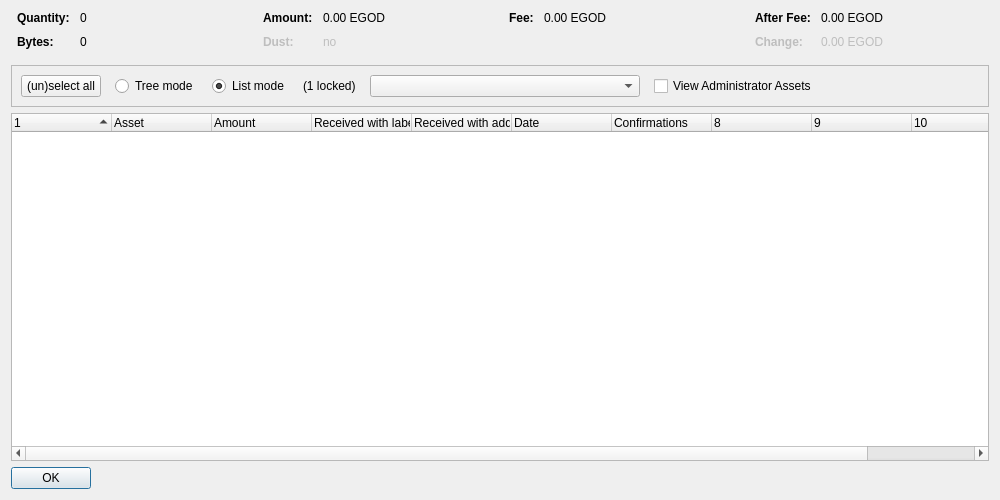
<?xml version="1.0" encoding="UTF-8"?>
<ui version="4.0">
 <class>AssetControlDialog</class>
 <widget class="QDialog" name="AssetControlDialog">
  <property name="geometry">
   <rect>
    <x>0</x>
    <y>0</y>
    <width>1000</width>
    <height>500</height>
   </rect>
  </property>
  <property name="windowTitle">
   <string>Asset Selection</string>
  </property>
  <layout class="QVBoxLayout" name="verticalLayout">
   <item>
    <layout class="QHBoxLayout" name="horizontalLayoutTop" stretch="0,0,0,0">
     <property name="topMargin">
      <number>0</number>
     </property>
     <property name="bottomMargin">
      <number>10</number>
     </property>
     <item>
      <layout class="QFormLayout" name="formLayoutAssetControl1">
       <property name="horizontalSpacing">
        <number>10</number>
       </property>
       <property name="verticalSpacing">
        <number>10</number>
       </property>
       <property name="leftMargin">
        <number>6</number>
       </property>
       <property name="rightMargin">
        <number>6</number>
       </property>
       <item row="0" column="0">
        <widget class="QLabel" name="labelAssetControlQuantityText">
         <property name="font">
          <font>
           <weight>75</weight>
           <bold>true</bold>
          </font>
         </property>
         <property name="text">
          <string>Quantity:</string>
         </property>
        </widget>
       </item>
       <item row="0" column="1">
        <widget class="QLabel" name="labelAssetControlQuantity">
         <property name="cursor">
          <cursorShape>IBeamCursor</cursorShape>
         </property>
         <property name="contextMenuPolicy">
          <enum>Qt::ActionsContextMenu</enum>
         </property>
         <property name="text">
          <string notr="true">0</string>
         </property>
         <property name="textInteractionFlags">
          <set>Qt::LinksAccessibleByMouse|Qt::TextSelectableByKeyboard|Qt::TextSelectableByMouse</set>
         </property>
        </widget>
       </item>
       <item row="1" column="0">
        <widget class="QLabel" name="labelAssetControlBytesText">
         <property name="font">
          <font>
           <weight>75</weight>
           <bold>true</bold>
          </font>
         </property>
         <property name="text">
          <string>Bytes:</string>
         </property>
        </widget>
       </item>
       <item row="1" column="1">
        <widget class="QLabel" name="labelAssetControlBytes">
         <property name="cursor">
          <cursorShape>IBeamCursor</cursorShape>
         </property>
         <property name="contextMenuPolicy">
          <enum>Qt::ActionsContextMenu</enum>
         </property>
         <property name="text">
          <string notr="true">0</string>
         </property>
         <property name="textInteractionFlags">
          <set>Qt::LinksAccessibleByMouse|Qt::TextSelectableByKeyboard|Qt::TextSelectableByMouse</set>
         </property>
        </widget>
       </item>
      </layout>
     </item>
     <item>
      <layout class="QFormLayout" name="formLayoutAssetControl2">
       <property name="horizontalSpacing">
        <number>10</number>
       </property>
       <property name="verticalSpacing">
        <number>10</number>
       </property>
       <property name="leftMargin">
        <number>6</number>
       </property>
       <property name="rightMargin">
        <number>6</number>
       </property>
       <item row="0" column="0">
        <widget class="QLabel" name="labelAssetControlAmountText">
         <property name="font">
          <font>
           <weight>75</weight>
           <bold>true</bold>
          </font>
         </property>
         <property name="text">
          <string>Amount:</string>
         </property>
        </widget>
       </item>
       <item row="0" column="1">
        <widget class="QLabel" name="labelAssetControlAmount">
         <property name="cursor">
          <cursorShape>IBeamCursor</cursorShape>
         </property>
         <property name="contextMenuPolicy">
          <enum>Qt::ActionsContextMenu</enum>
         </property>
         <property name="text">
          <string notr="true">0.00 EGOD</string>
         </property>
         <property name="textInteractionFlags">
          <set>Qt::LinksAccessibleByMouse|Qt::TextSelectableByKeyboard|Qt::TextSelectableByMouse</set>
         </property>
        </widget>
       </item>
       <item row="1" column="0">
        <widget class="QLabel" name="labelAssetControlLowOutputText">
         <property name="enabled">
          <bool>false</bool>
         </property>
         <property name="font">
          <font>
           <weight>75</weight>
           <bold>true</bold>
          </font>
         </property>
         <property name="text">
          <string>Dust:</string>
         </property>
        </widget>
       </item>
       <item row="1" column="1">
        <widget class="QLabel" name="labelAssetControlLowOutput">
         <property name="enabled">
          <bool>false</bool>
         </property>
         <property name="cursor">
          <cursorShape>IBeamCursor</cursorShape>
         </property>
         <property name="contextMenuPolicy">
          <enum>Qt::ActionsContextMenu</enum>
         </property>
         <property name="text">
          <string notr="true">no</string>
         </property>
         <property name="textInteractionFlags">
          <set>Qt::LinksAccessibleByMouse|Qt::TextSelectableByKeyboard|Qt::TextSelectableByMouse</set>
         </property>
        </widget>
       </item>
      </layout>
     </item>
     <item>
      <layout class="QFormLayout" name="formLayoutAssetControl3">
       <property name="horizontalSpacing">
        <number>10</number>
       </property>
       <property name="verticalSpacing">
        <number>10</number>
       </property>
       <property name="leftMargin">
        <number>6</number>
       </property>
       <property name="rightMargin">
        <number>6</number>
       </property>
       <item row="0" column="0">
        <widget class="QLabel" name="labelAssetControlFeeText">
         <property name="font">
          <font>
           <weight>75</weight>
           <bold>true</bold>
          </font>
         </property>
         <property name="text">
          <string>Fee:</string>
         </property>
        </widget>
       </item>
       <item row="0" column="1">
        <widget class="QLabel" name="labelAssetControlFee">
         <property name="cursor">
          <cursorShape>IBeamCursor</cursorShape>
         </property>
         <property name="contextMenuPolicy">
          <enum>Qt::ActionsContextMenu</enum>
         </property>
         <property name="text">
          <string notr="true">0.00 EGOD</string>
         </property>
         <property name="textInteractionFlags">
          <set>Qt::LinksAccessibleByMouse|Qt::TextSelectableByKeyboard|Qt::TextSelectableByMouse</set>
         </property>
        </widget>
       </item>
      </layout>
     </item>
     <item>
      <layout class="QFormLayout" name="formLayoutAssetControl4">
       <property name="horizontalSpacing">
        <number>10</number>
       </property>
       <property name="verticalSpacing">
        <number>10</number>
       </property>
       <property name="leftMargin">
        <number>6</number>
       </property>
       <property name="rightMargin">
        <number>6</number>
       </property>
       <item row="0" column="0">
        <widget class="QLabel" name="labelAssetControlAfterFeeText">
         <property name="font">
          <font>
           <weight>75</weight>
           <bold>true</bold>
          </font>
         </property>
         <property name="text">
          <string>After Fee:</string>
         </property>
        </widget>
       </item>
       <item row="0" column="1">
        <widget class="QLabel" name="labelAssetControlAfterFee">
         <property name="cursor">
          <cursorShape>IBeamCursor</cursorShape>
         </property>
         <property name="contextMenuPolicy">
          <enum>Qt::ActionsContextMenu</enum>
         </property>
         <property name="text">
          <string notr="true">0.00 EGOD</string>
         </property>
         <property name="textInteractionFlags">
          <set>Qt::LinksAccessibleByMouse|Qt::TextSelectableByKeyboard|Qt::TextSelectableByMouse</set>
         </property>
        </widget>
       </item>
       <item row="1" column="0">
        <widget class="QLabel" name="labelAssetControlChangeText">
         <property name="enabled">
          <bool>false</bool>
         </property>
         <property name="font">
          <font>
           <weight>75</weight>
           <bold>true</bold>
          </font>
         </property>
         <property name="text">
          <string>Change:</string>
         </property>
        </widget>
       </item>
       <item row="1" column="1">
        <widget class="QLabel" name="labelAssetControlChange">
         <property name="enabled">
          <bool>false</bool>
         </property>
         <property name="cursor">
          <cursorShape>IBeamCursor</cursorShape>
         </property>
         <property name="contextMenuPolicy">
          <enum>Qt::ActionsContextMenu</enum>
         </property>
         <property name="text">
          <string notr="true">0.00 EGOD</string>
         </property>
         <property name="textInteractionFlags">
          <set>Qt::LinksAccessibleByMouse|Qt::TextSelectableByKeyboard|Qt::TextSelectableByMouse</set>
         </property>
        </widget>
       </item>
      </layout>
     </item>
    </layout>
   </item>
   <item>
    <widget class="QFrame" name="frame">
     <property name="minimumSize">
      <size>
       <width>0</width>
       <height>40</height>
      </size>
     </property>
     <property name="frameShape">
      <enum>QFrame::StyledPanel</enum>
     </property>
     <property name="frameShadow">
      <enum>QFrame::Sunken</enum>
     </property>
     <layout class="QHBoxLayout" name="horizontalLayout">
      <item>
       <layout class="QHBoxLayout" name="horizontalLayoutPanel" stretch="0,0,0,0,0,0,0">
        <property name="spacing">
         <number>14</number>
        </property>
        <item>
         <widget class="QPushButton" name="pushButtonSelectAll">
          <property name="sizePolicy">
           <sizepolicy hsizetype="Maximum" vsizetype="Fixed">
            <horstretch>0</horstretch>
            <verstretch>0</verstretch>
           </sizepolicy>
          </property>
          <property name="text">
           <string>(un)select all</string>
          </property>
          <property name="autoDefault">
           <bool>false</bool>
          </property>
         </widget>
        </item>
        <item>
         <widget class="QRadioButton" name="radioTreeMode">
          <property name="sizePolicy">
           <sizepolicy hsizetype="Maximum" vsizetype="Fixed">
            <horstretch>0</horstretch>
            <verstretch>0</verstretch>
           </sizepolicy>
          </property>
          <property name="text">
           <string>Tree mode</string>
          </property>
         </widget>
        </item>
        <item>
         <widget class="QRadioButton" name="radioListMode">
          <property name="sizePolicy">
           <sizepolicy hsizetype="Maximum" vsizetype="Fixed">
            <horstretch>0</horstretch>
            <verstretch>0</verstretch>
           </sizepolicy>
          </property>
          <property name="text">
           <string>List mode</string>
          </property>
          <property name="checked">
           <bool>true</bool>
          </property>
         </widget>
        </item>
        <item>
         <widget class="QLabel" name="labelLocked">
          <property name="text">
           <string notr="true">(1 locked)</string>
          </property>
         </widget>
        </item>
        <item>
         <widget class="QComboBox" name="assetList">
          <property name="minimumContentsLength">
           <number>30</number>
          </property>
         </widget>
        </item>
        <item>
         <widget class="QCheckBox" name="viewAdministrator">
          <property name="toolTip">
           <string>View assets that you have the ownership asset for</string>
          </property>
          <property name="text">
           <string>View Administrator Assets</string>
          </property>
         </widget>
        </item>
        <item>
         <spacer name="horizontalSpacer">
          <property name="orientation">
           <enum>Qt::Horizontal</enum>
          </property>
          <property name="sizeHint" stdset="0">
           <size>
            <width>40</width>
            <height>20</height>
           </size>
          </property>
         </spacer>
        </item>
       </layout>
      </item>
     </layout>
    </widget>
   </item>
   <item>
    <widget class="AssetControlTreeWidget" name="treeWidget">
     <property name="contextMenuPolicy">
      <enum>Qt::CustomContextMenu</enum>
     </property>
     <property name="sortingEnabled">
      <bool>false</bool>
     </property>
     <property name="columnCount">
      <number>11</number>
     </property>
     <attribute name="headerShowSortIndicator" stdset="0">
      <bool>true</bool>
     </attribute>
     <attribute name="headerStretchLastSection">
      <bool>false</bool>
     </attribute>
     <column>
      <property name="text">
       <string/>
      </property>
     </column>
     <column>
      <property name="text">
       <string>Asset</string>
      </property>
     </column>
     <column>
      <property name="text">
       <string>Amount</string>
      </property>
     </column>
     <column>
      <property name="text">
       <string>Received with label</string>
      </property>
     </column>
     <column>
      <property name="text">
       <string>Received with address</string>
      </property>
     </column>
     <column>
      <property name="text">
       <string>Date</string>
      </property>
     </column>
     <column>
      <property name="text">
       <string>Confirmations</string>
      </property>
      <property name="toolTip">
       <string>Confirmed</string>
      </property>
     </column>
     <column>
      <property name="text">
       <string/>
      </property>
     </column>
     <column>
      <property name="text">
       <string/>
      </property>
     </column>
     <column>
      <property name="text">
       <string/>
      </property>
     </column>
     <column>
      <property name="text">
       <string/>
      </property>
     </column>
    </widget>
   </item>
   <item>
    <widget class="QDialogButtonBox" name="buttonBox">
     <property name="sizePolicy">
      <sizepolicy hsizetype="Maximum" vsizetype="Fixed">
       <horstretch>0</horstretch>
       <verstretch>0</verstretch>
      </sizepolicy>
     </property>
     <property name="orientation">
      <enum>Qt::Horizontal</enum>
     </property>
     <property name="standardButtons">
      <set>QDialogButtonBox::Ok</set>
     </property>
    </widget>
   </item>
  </layout>
 </widget>
 <customwidgets>
  <customwidget>
   <class>AssetControlTreeWidget</class>
   <extends>QTreeWidget</extends>
   <header location="global">qt/assetcontroltreewidget.h</header>
  </customwidget>
 </customwidgets>
 <resources/>
 <connections/>
</ui>
